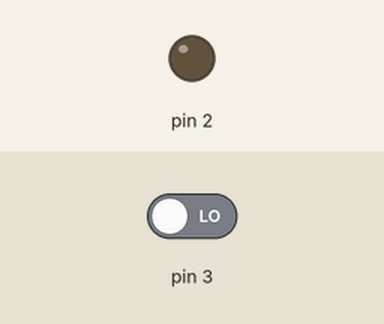
Simulated run of this sketch. Board: Arduino Uno, built with avr-gcc and run on an emulated ATmega328P. On the bench: output pins drawn as LEDs (lit = HIGH). Inputs (shaded band) come from the test bench; at power-on: pin 3 LOW.

Above: at 1.2 s.
1.3 s: pin 3 driven HIGH
At 2.0 s:
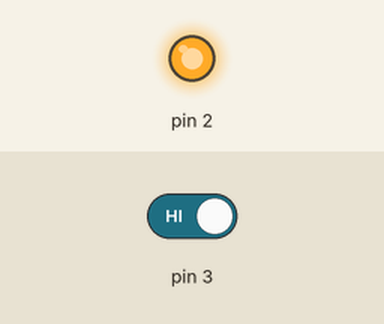
2.8 s: pin 3 driven LOW
At 3.3 s:
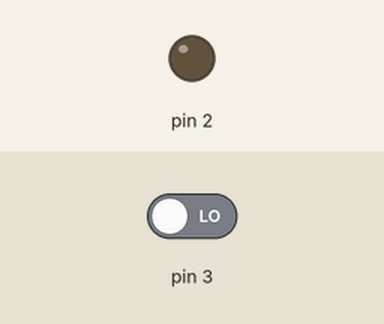
Timing chart, 0 to 5.8 s (numbered marks = the images above; inputs shaded):
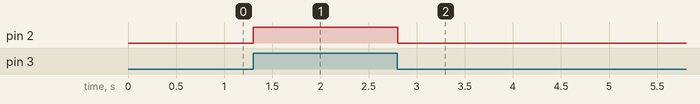

Measured:
- after the input at 1.3 s, pin 2: LOW → HIGH at once
- after the input at 2.8 s, pin 2: HIGH → LOW at once

The sketch:

pump_bluno.ino
```cpp
//Code for Arduino Water Pumping Station
//Can be activated wirelessly or locally by a button
//June 18th, 2018 by Terry Lu

char commandLine[] = "-0000000000|"; //sample
bool pumpOn = false;

void setup() {
  pinMode(3, INPUT);
  pinMode(2, OUTPUT);
  Serial.begin(115200);
}

bool isNum(char t){
  if (t - '0' < 10 && t - '0' >= 0) return true;
  return false;
}

void receiveData() {
  //if (Serial.available()){
  //  char c = Serial.read();
  //  Serial.print(c);
  //}
  if (Serial.available()){
    char checkStart = Serial.read();
    if (checkStart == '-'){
      delay(5);
      int count = 0;
      while (Serial.available()){
        char temp = Serial.read();
        if (isNum(temp)) commandLine[++count] = temp;
        else if (temp == "|") break;
        delay(5);//data recognition buffer
      }
    }
  }
}

void turnOffPump(){
  pumpOn = false;
  //Serial.println("off");
}

void turnOnPump(){
  pumpOn = true;
  //Serial.println("on");
}

void commandAnalyze(){
  int state = digitalRead(3);
  if (commandLine[10] - '0' >= 5 or state == HIGH) turnOnPump();
  else turnOffPump();
  //Serial.println(commandLine[10]-'0');
}

void pumpExecute(){
  if (pumpOn) digitalWrite(2, HIGH);
  else digitalWrite(2, LOW);
}

void loop() {
  receiveData();
  commandAnalyze();
  pumpExecute();
  delay(20);
  //Serial.println(digitalRead(3));
}
```
